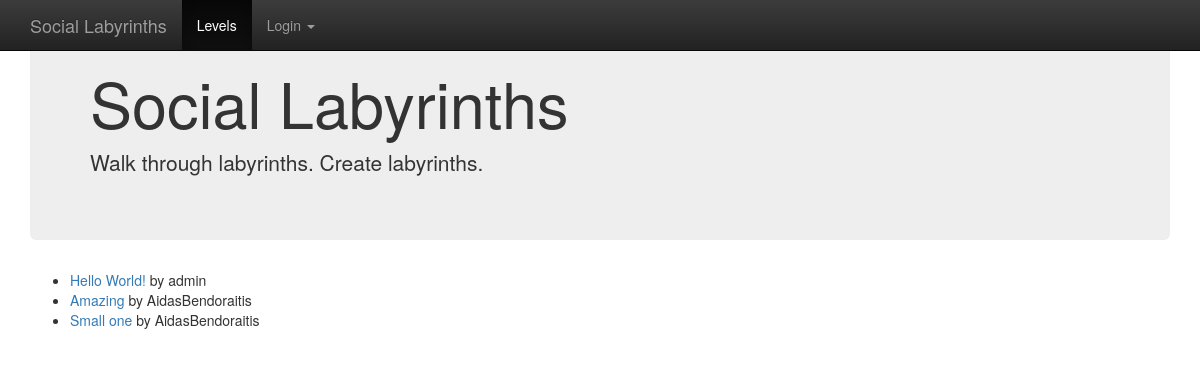
The app's page /levels/ with its own data.
### levels/models.py (models this page shows, shortened)
class Level(models.Model):
    created = models.DateTimeField(_("created"), auto_now_add=True)
    modified = models.DateTimeField(_("modified"), auto_now=True)
    author = models.ForeignKey("auth.User", verbose_name=_("author"))
    title = models.CharField(_("title"), max_length=255)
    slug = models.SlugField(_("slug"), max_length=255)
    labyrinth = models.TextField(_("labyrinth"), help_text=_('"#" - bricks, " " - spaces, "*" - collectables, "p" - player, "e" - exit'))
    class Meta:
        verbose_name = _("Level")
        verbose_name_plural = _("Levels")

### levels/views.py (the view)
def level_list(request):
    levels = Level.objects.all()
    return render(request, 'levels/level_list.html', {'levels': levels})

### social_labyrinth/templates/levels/level_list.html (shortened to what this page needs)
{% extends "base.html" %}
{% block content %}
    <ul>
    {% for level in levels %}
        <li><a href="{% url "level_detail" slug=level.slug %}">{{ level.title }}</a> by {{ level.author.username }}</li>
    {% endfor %}
    </ul>
{% endblock %}

### records on screen
Level: title "Hello World!", author.username "admin"
Level: title "Amazing", author.username "AidasBendoraitis"
Level: title "Small one", author.username "AidasBendoraitis"
